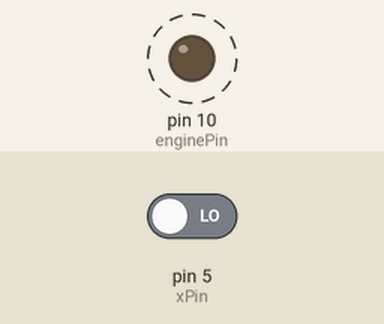
Recording of a sketch running on a simulated Arduino Uno, built with avr-gcc and run on an emulated ATmega328P. Shown: output pins drawn as LEDs (lit = HIGH). Dashed ring = blinking. The test bench sets the inputs (shaded band); at power-on: pin 5 (xPin) LOW. What the sketch prints to the serial monitor is not drawn.

Above: at 0.5 s.
Timing chart, 0 to 4.7 s (numbered marks = the images above):
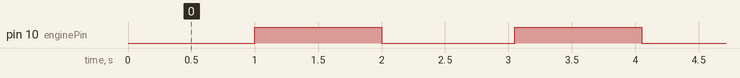

The sketch:

Max_Altitude__A_.ino
```cpp
/* ********************** Max Altitude Launch ****************************
/ Uses an accelerometer to look for the maximum altitude then writes a digitlal
/ output.
/ Kellen Schroeter 6.23.12
*/

int xPin = 5;                             // Pin for x out on Memsic2125
int xRaw;                                 // Value for the raw data
float xmG, xAccel;                        // Values for milli g & m/s^2 data
int enginePin = 10;                       // Pin for LED or transistor or w/e

void setup() {
  Serial.begin(9600);                     // Initialize serial @ 9600 baud
  pinMode(xPin, INPUT);                   // Memsic is input
}

void loop() {
  xRaw = pulseIn(xPin, HIGH);             // Measure Raw Data
  xmG = ((xRaw / 10) - 500) * 8;          // Convert to mili g's (@ room temp)
  xAccel = (xmG * 9.81) / 1000;           // Convert to m/s^2


  Serial.print("X Acceleration: ");       // Print "xxxxx"
  Serial.println(xAccel);                 // Print the acceleration in m/s^2

  if (xAccel <= 3) {                      // if the acceleration is < 3 then...
    analogWrite(enginePin, 255);          // turn engine on or w/e
    delay(1000);
    analogWrite(enginePin, 0);            // turn engine off or w/e
    delay(50);
  } else { delay(50);
  }
}
```

Measured:
- by itself, pin 10 (enginePin): alternates HIGH for 1.0 s and LOW for 1.1 s
